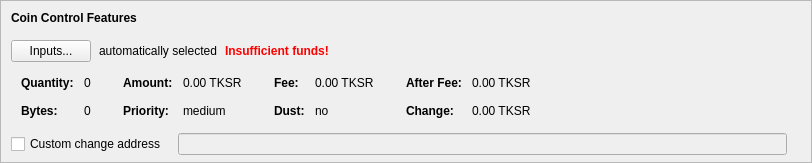
    <widget class="QFrame" name="frameCoinControl">
     <property name="sizePolicy">
      <sizepolicy hsizetype="Expanding" vsizetype="Expanding">
       <horstretch>0</horstretch>
       <verstretch>0</verstretch>
      </sizepolicy>
     </property>
     <property name="maximumSize">
      <size>
       <width>16777215</width>
       <height>16777215</height>
      </size>
     </property>
     <property name="frameShape">
      <enum>QFrame::StyledPanel</enum>
     </property>
     <property name="frameShadow">
      <enum>QFrame::Sunken</enum>
     </property>
     <layout class="QVBoxLayout" name="verticalLayoutCoinControl2">
      <property name="spacing">
       <number>0</number>
      </property>
      <property name="leftMargin">
       <number>0</number>
      </property>
      <property name="topMargin">
       <number>0</number>
      </property>
      <property name="rightMargin">
       <number>0</number>
      </property>
      <property name="bottomMargin">
       <number>6</number>
      </property>
      <item>
       <layout class="QVBoxLayout" name="verticalLayoutCoinControl" stretch="0,0,0,0,1">
        <property name="spacing">
         <number>0</number>
        </property>
        <property name="leftMargin">
         <number>10</number>
        </property>
        <property name="topMargin">
         <number>10</number>
        </property>
        <item>
         <layout class="QHBoxLayout" name="horizontalLayoutCoinControl1">
          <property name="bottomMargin">
           <number>15</number>
          </property>
          <item>
           <widget class="QLabel" name="labelCoinControlFeatures">
            <property name="sizePolicy">
             <sizepolicy hsizetype="Preferred" vsizetype="Maximum">
              <horstretch>0</horstretch>
              <verstretch>0</verstretch>
             </sizepolicy>
            </property>
            <property name="font">
             <font>
              <weight>75</weight>
              <bold>true</bold>
             </font>
            </property>
            <property name="styleSheet">
             <string notr="true">font-weight:bold;</string>
            </property>
            <property name="text">
             <string>Coin Control Features</string>
            </property>
           </widget>
          </item>
         </layout>
        </item>
        <item>
         <layout class="QHBoxLayout" name="horizontalLayoutCoinControl2" stretch="0,0,0,0">
          <property name="spacing">
           <number>8</number>
          </property>
          <property name="bottomMargin">
           <number>10</number>
          </property>
          <item>
           <widget class="QPushButton" name="pushButtonCoinControl">
            <property name="styleSheet">
             <string notr="true"/>
            </property>
            <property name="text">
             <string>Inputs...</string>
            </property>
            <property name="autoDefault">
             <bool>false</bool>
            </property>
           </widget>
          </item>
          <item>
           <widget class="QLabel" name="labelCoinControlAutomaticallySelected">
            <property name="text">
             <string>automatically selected</string>
            </property>
            <property name="margin">
             <number>5</number>
            </property>
           </widget>
          </item>
          <item>
           <widget class="QLabel" name="labelCoinControlInsuffFunds">
            <property name="font">
             <font>
              <weight>75</weight>
              <bold>true</bold>
             </font>
            </property>
            <property name="styleSheet">
             <string notr="true">color:red;font-weight:bold;</string>
            </property>
            <property name="text">
             <string>Insufficient funds!</string>
            </property>
            <property name="margin">
             <number>5</number>
            </property>
           </widget>
          </item>
          <item>
           <spacer name="horizontalSpacerCoinControl">
            <property name="orientation">
             <enum>Qt::Horizontal</enum>
            </property>
            <property name="sizeHint" stdset="0">
             <size>
              <width>40</width>
              <height>1</height>
             </size>
            </property>
           </spacer>
          </item>
         </layout>
        </item>
        <item>
         <widget class="QWidget" name="widgetCoinControl" native="true">
          <property name="sizePolicy">
           <sizepolicy hsizetype="Preferred" vsizetype="Preferred">
            <horstretch>0</horstretch>
            <verstretch>0</verstretch>
           </sizepolicy>
          </property>
          <property name="minimumSize">
           <size>
            <width>0</width>
            <height>0</height>
           </size>
          </property>
          <property name="styleSheet">
           <string notr="true"/>
          </property>
          <layout class="QHBoxLayout" name="horizontalLayoutCoinControl5">
           <property name="leftMargin">
            <number>0</number>
           </property>
           <property name="topMargin">
            <number>0</number>
           </property>
           <property name="rightMargin">
            <number>0</number>
           </property>
           <property name="bottomMargin">
            <number>0</number>
           </property>
           <item>
            <layout class="QHBoxLayout" name="horizontalLayoutCoinControl3" stretch="0,0,0,1">
             <property name="spacing">
              <number>20</number>
             </property>
             <property name="topMargin">
              <number>0</number>
             </property>
             <property name="bottomMargin">
              <number>10</number>
             </property>
             <item>
              <layout class="QFormLayout" name="formLayoutCoinControl1">
               <property name="horizontalSpacing">
                <number>10</number>
               </property>
               <property name="verticalSpacing">
                <number>14</number>
               </property>
               <property name="leftMargin">
                <number>10</number>
               </property>
               <property name="topMargin">
                <number>4</number>
               </property>
               <property name="rightMargin">
                <number>6</number>
               </property>
               <item row="0" column="0">
                <widget class="QLabel" name="labelCoinControlQuantityText">
                 <property name="font">
                  <font>
                   <weight>75</weight>
                   <bold>true</bold>
                  </font>
                 </property>
                 <property name="text">
                  <string>Quantity:</string>
                 </property>
                 <property name="margin">
                  <number>0</number>
                 </property>
                </widget>
               </item>
               <item row="0" column="1">
                <widget class="QLabel" name="labelCoinControlQuantity">
                 <property name="cursor">
                  <cursorShape>IBeamCursor</cursorShape>
                 </property>
                 <property name="contextMenuPolicy">
                  <enum>Qt::ActionsContextMenu</enum>
                 </property>
                 <property name="text">
                  <string notr="true">0</string>
                 </property>
                 <property name="margin">
                  <number>0</number>
                 </property>
                 <property name="textInteractionFlags">
                  <set>Qt::LinksAccessibleByMouse|Qt::TextSelectableByKeyboard|Qt::TextSelectableByMouse</set>
                 </property>
                </widget>
               </item>
               <item row="1" column="0">
                <widget class="QLabel" name="labelCoinControlBytesText">
                 <property name="font">
                  <font>
                   <weight>75</weight>
                   <bold>true</bold>
                  </font>
                 </property>
                 <property name="text">
                  <string>Bytes:</string>
                 </property>
                </widget>
               </item>
               <item row="1" column="1">
                <widget class="QLabel" name="labelCoinControlBytes">
                 <property name="cursor">
                  <cursorShape>IBeamCursor</cursorShape>
                 </property>
                 <property name="contextMenuPolicy">
                  <enum>Qt::ActionsContextMenu</enum>
                 </property>
                 <property name="text">
                  <string notr="true">0</string>
                 </property>
                 <property name="textInteractionFlags">
                  <set>Qt::LinksAccessibleByMouse|Qt::TextSelectableByKeyboard|Qt::TextSelectableByMouse</set>
                 </property>
                </widget>
               </item>
              </layout>
             </item>
             <item>
              <layout class="QFormLayout" name="formLayoutCoinControl2">
               <property name="horizontalSpacing">
                <number>10</number>
               </property>
               <property name="verticalSpacing">
                <number>14</number>
               </property>
               <property name="leftMargin">
                <number>6</number>
               </property>
               <property name="topMargin">
                <number>4</number>
               </property>
               <property name="rightMargin">
                <number>6</number>
               </property>
               <item row="0" column="0">
                <widget class="QLabel" name="labelCoinControlAmountText">
                 <property name="font">
                  <font>
                   <weight>75</weight>
                   <bold>true</bold>
                  </font>
                 </property>
                 <property name="text">
                  <string>Amount:</string>
                 </property>
                 <property name="margin">
                  <number>0</number>
                 </property>
                </widget>
               </item>
               <item row="0" column="1">
                <widget class="QLabel" name="labelCoinControlAmount">
                 <property name="cursor">
                  <cursorShape>IBeamCursor</cursorShape>
                 </property>
                 <property name="contextMenuPolicy">
                  <enum>Qt::ActionsContextMenu</enum>
                 </property>
                 <property name="text">
                  <string notr="true">0.00 TKSR</string>
                 </property>
                 <property name="textInteractionFlags">
                  <set>Qt::LinksAccessibleByMouse|Qt::TextSelectableByKeyboard|Qt::TextSelectableByMouse</set>
                 </property>
                </widget>
               </item>
               <item row="1" column="0">
                <widget class="QLabel" name="labelCoinControlPriorityText">
                 <property name="font">
                  <font>
                   <weight>75</weight>
                   <bold>true</bold>
                  </font>
                 </property>
                 <property name="text">
                  <string>Priority:</string>
                 </property>
                </widget>
               </item>
               <item row="1" column="1">
                <widget class="QLabel" name="labelCoinControlPriority">
                 <property name="cursor">
                  <cursorShape>IBeamCursor</cursorShape>
                 </property>
                 <property name="contextMenuPolicy">
                  <enum>Qt::ActionsContextMenu</enum>
                 </property>
                 <property name="text">
                  <string notr="true">medium</string>
                 </property>
                 <property name="textInteractionFlags">
                  <set>Qt::LinksAccessibleByMouse|Qt::TextSelectableByKeyboard|Qt::TextSelectableByMouse</set>
                 </property>
                </widget>
               </item>
              </layout>
             </item>
             <item>
              <layout class="QFormLayout" name="formLayoutCoinControl3">
               <property name="horizontalSpacing">
                <number>10</number>
               </property>
               <property name="verticalSpacing">
                <number>14</number>
               </property>
               <property name="leftMargin">
                <number>6</number>
               </property>
               <property name="topMargin">
                <number>4</number>
               </property>
               <property name="rightMargin">
                <number>6</number>
               </property>
               <item row="0" column="0">
                <widget class="QLabel" name="labelCoinControlFeeText">
                 <property name="font">
                  <font>
                   <weight>75</weight>
                   <bold>true</bold>
                  </font>
                 </property>
                 <property name="text">
                  <string>Fee:</string>
                 </property>
                 <property name="margin">
                  <number>0</number>
                 </property>
                </widget>
               </item>
               <item row="0" column="1">
                <widget class="QLabel" name="labelCoinControlFee">
                 <property name="cursor">
                  <cursorShape>IBeamCursor</cursorShape>
                 </property>
                 <property name="contextMenuPolicy">
                  <enum>Qt::ActionsContextMenu</enum>
                 </property>
                 <property name="text">
                  <string notr="true">0.00 TKSR</string>
                 </property>
                 <property name="textInteractionFlags">
                  <set>Qt::LinksAccessibleByMouse|Qt::TextSelectableByKeyboard|Qt::TextSelectableByMouse</set>
                 </property>
                </widget>
               </item>
               <item row="1" column="0">
                <widget class="QLabel" name="labelCoinControlLowOutputText">
                 <property name="font">
                  <font>
                   <weight>75</weight>
                   <bold>true</bold>
                  </font>
                 </property>
                 <property name="text">
                  <string>Dust:</string>
                 </property>
                </widget>
               </item>
               <item row="1" column="1">
                <widget class="QLabel" name="labelCoinControlLowOutput">
                 <property name="cursor">
                  <cursorShape>IBeamCursor</cursorShape>
                 </property>
                 <property name="contextMenuPolicy">
                  <enum>Qt::ActionsContextMenu</enum>
                 </property>
                 <property name="text">
                  <string notr="true">no</string>
                 </property>
                 <property name="textInteractionFlags">
                  <set>Qt::LinksAccessibleByMouse|Qt::TextSelectableByKeyboard|Qt::TextSelectableByMouse</set>
                 </property>
                </widget>
               </item>
              </layout>
             </item>
             <item>
              <layout class="QFormLayout" name="formLayoutCoinControl4">
               <property name="horizontalSpacing">
                <number>10</number>
               </property>
               <property name="verticalSpacing">
                <number>14</number>
               </property>
               <property name="leftMargin">
                <number>6</number>
               </property>
               <property name="topMargin">
                <number>4</number>
               </property>
               <property name="rightMargin">
                <number>6</number>
               </property>
               <item row="0" column="0">
                <widget class="QLabel" name="labelCoinControlAfterFeeText">
                 <property name="font">
                  <font>
                   <weight>75</weight>
                   <bold>true</bold>
                  </font>
                 </property>
                 <property name="text">
                  <string>After Fee:</string>
                 </property>
                 <property name="margin">
                  <number>0</number>
                 </property>
                </widget>
               </item>
               <item row="0" column="1">
                <widget class="QLabel" name="labelCoinControlAfterFee">
                 <property name="cursor">
                  <cursorShape>IBeamCursor</cursorShape>
                 </property>
                 <property name="contextMenuPolicy">
                  <enum>Qt::ActionsContextMenu</enum>
                 </property>
                 <property name="text">
                  <string notr="true">0.00 TKSR</string>
                 </property>
                 <property name="textInteractionFlags">
                  <set>Qt::LinksAccessibleByMouse|Qt::TextSelectableByKeyboard|Qt::TextSelectableByMouse</set>
                 </property>
                </widget>
               </item>
               <item row="1" column="0">
                <widget class="QLabel" name="labelCoinControlChangeText">
                 <property name="font">
                  <font>
                   <weight>75</weight>
                   <bold>true</bold>
                  </font>
                 </property>
                 <property name="text">
                  <string>Change:</string>
                 </property>
                </widget>
               </item>
               <item row="1" column="1">
                <widget class="QLabel" name="labelCoinControlChange">
                 <property name="cursor">
                  <cursorShape>IBeamCursor</cursorShape>
                 </property>
                 <property name="contextMenuPolicy">
                  <enum>Qt::ActionsContextMenu</enum>
                 </property>
                 <property name="text">
                  <string notr="true">0.00 TKSR</string>
                 </property>
                 <property name="textInteractionFlags">
                  <set>Qt::LinksAccessibleByMouse|Qt::TextSelectableByKeyboard|Qt::TextSelectableByMouse</set>
                 </property>
                </widget>
               </item>
              </layout>
             </item>
            </layout>
           </item>
          </layout>
         </widget>
        </item>
        <item>
         <layout class="QHBoxLayout" name="horizontalLayoutCoinControl4" stretch="0,0,0">
          <property name="spacing">
           <number>12</number>
          </property>
          <property name="sizeConstraint">
           <enum>QLayout::SetDefaultConstraint</enum>
          </property>
          <property name="topMargin">
           <number>5</number>
          </property>
          <property name="rightMargin">
           <number>5</number>
          </property>
          <item>
           <widget class="QCheckBox" name="checkBoxCoinControlChange">
            <property name="toolTip">
             <string>If this is activated, but the change address is empty or invalid, change will be sent to a newly generated address.</string>
            </property>
            <property name="text">
             <string>Custom change address</string>
            </property>
           </widget>
          </item>
          <item>
           <widget class="QValidatedLineEdit" name="lineEditCoinControlChange">
            <property name="enabled">
             <bool>false</bool>
            </property>
            <property name="sizePolicy">
             <sizepolicy hsizetype="Expanding" vsizetype="Fixed">
              <horstretch>0</horstretch>
              <verstretch>0</verstretch>
             </sizepolicy>
            </property>
           </widget>
          </item>
          <item>
           <widget class="QLabel" name="labelCoinControlChangeLabel">
            <property name="sizePolicy">
             <sizepolicy hsizetype="Preferred" vsizetype="Expanding">
              <horstretch>0</horstretch>
              <verstretch>0</verstretch>
             </sizepolicy>
            </property>
            <property name="minimumSize">
             <size>
              <width>0</width>
              <height>0</height>
             </size>
            </property>
            <property name="text">
             <string/>
            </property>
            <property name="margin">
             <number>3</number>
            </property>
           </widget>
          </item>
         </layout>
        </item>
        <item>
         <spacer name="verticalSpacerCoinControl">
          <property name="orientation">
           <enum>Qt::Vertical</enum>
          </property>
          <property name="sizeHint" stdset="0">
           <size>
            <width>800</width>
            <height>1</height>
           </size>
          </property>
         </spacer>
        </item>
       </layout>
      </item>
     </layout>
    </widget>
